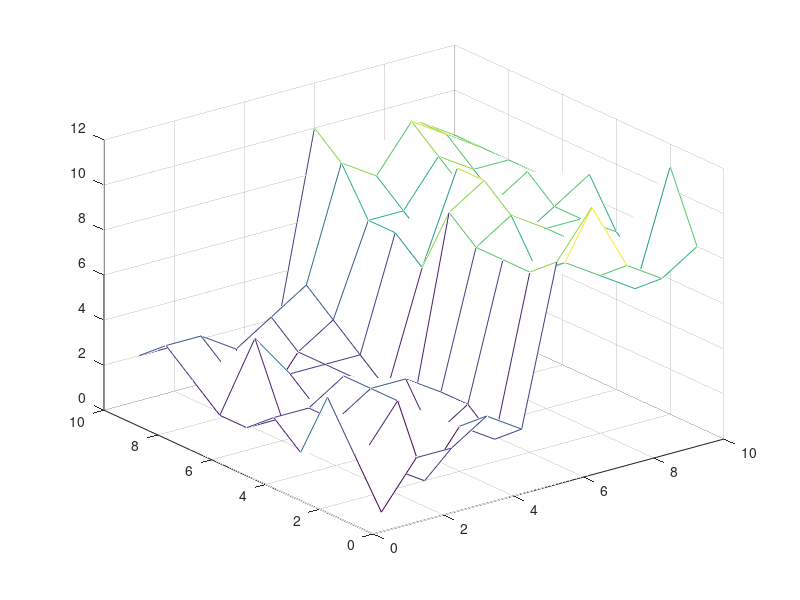

Here is the MATLAB script that generated this plot: (Note: this script raises an error after producing the figure.)
% testing modifications of BP for neurons

% clear classes 

ideal = zeros(10,10,'int32');
ideal(:,1:5) = 2;
ideal(:,6:end) = 8;
im = ideal + int32(1*randn(size(ideal)));
mesh(im);

levels = int32(1:10);

bp = NeuralBP(im, levels, 1, .2);
steps = 50;
time = (1:steps)*bp.dt;
results = zeros(size(im,1),size(im,2),steps);
figure(1), set(gcf, 'Position', [229 373 1012 420])
for i = 1:steps
    time(i)-bp.dt
    tic, bp.iterate(time(i)-bp.dt); toc
    result = getMAP(bp);
    subplot(1,2,1), mesh(result)
    subplot(1,2,2), mesh(getProbeMAP(bp))
    pause(.01)
    results(:,:,i) = result;
%     imagesc(result), pause(.01)
end

figure
subplot(2,2,1), mesh(ideal), title('ideal'), set(gca, 'ZLim', [-2 12])
subplot(2,2,2), mesh(im), title('input'), set(gca, 'ZLim', [-2 12])
subplot(2,2,3), mesh(mean(results(:,:,1:5), 3)), title('early'), set(gca, 'ZLim', [-2 12])
subplot(2,2,4), mesh(mean(results(:,:,end-4:end), 3)), title('late'), set(gca, 'ZLim', [-2 12])
